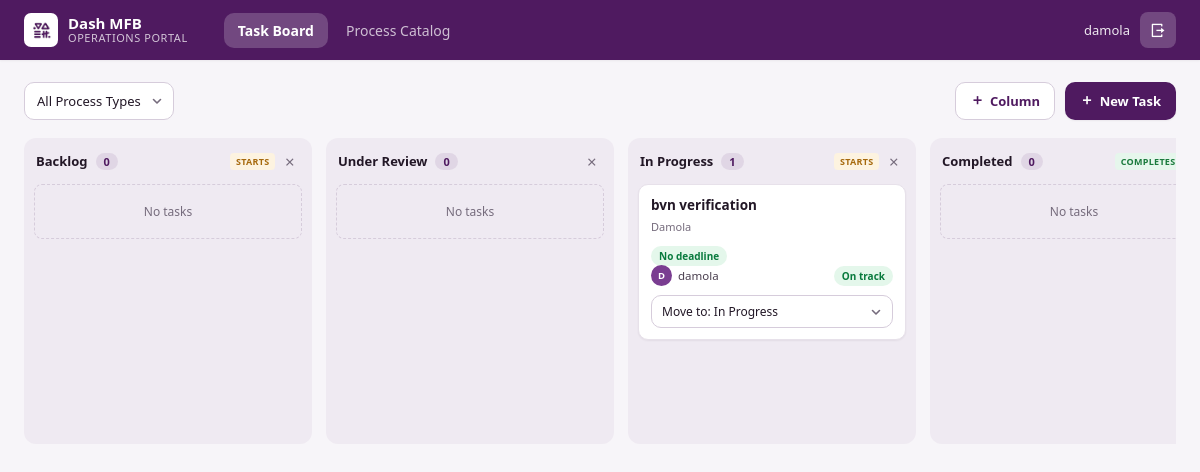
/dashboard/ (signed in), run on an earlier commit of the app's database.
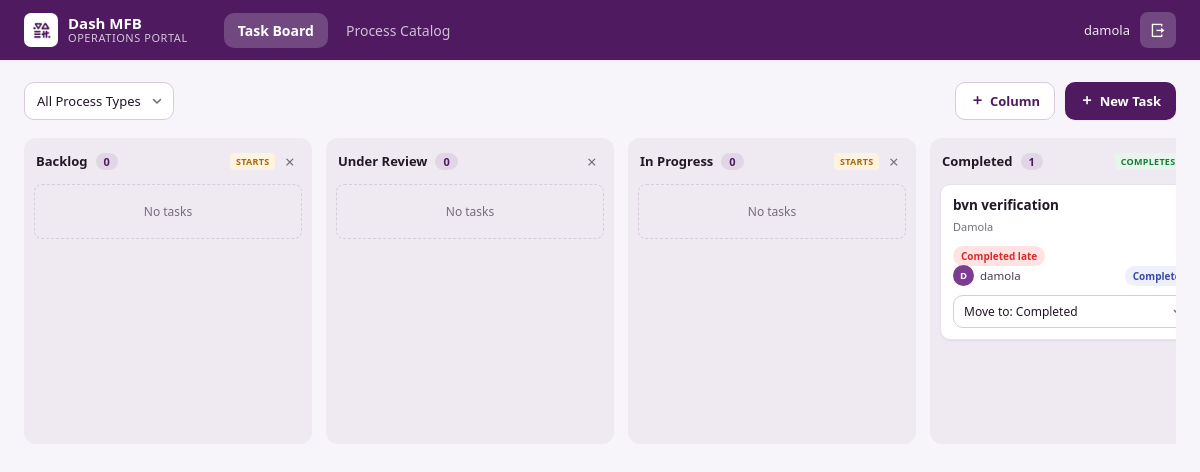
And on a later commit of the database.
### portal/models.py (models this page shows, shortened)
class Column(models.Model):
    name = models.CharField(max_length=100)
    starts = models.BooleanField(default=False)
    completes = models.BooleanField(default=False)
    order = models.PositiveIntegerField(default=0)  # controls left-to-right board order
    class Meta:
        ordering = ['order']
    def __str__(self):
        return self.name

class Task(models.Model):
    title = models.CharField(max_length=300)
    process_type = models.ForeignKey(ProcessType, on_delete=models.PROTECT, related_name='tasks')
    status = models.ForeignKey(Column, on_delete=models.PROTECT, related_name='tasks')
    assignee = models.ForeignKey(User, on_delete=models.SET_NULL, null=True, blank=True, related_name='assigned_tasks')
    created_at = models.DateTimeField(auto_now_add=True)
    started_at = models.DateTimeField(null=True, blank=True)
    completed_at = models.DateTimeField(null=True, blank=True)
    submitted_at = models.DateTimeField(null=True, blank=True)
    deadline = models.DateTimeField(null=True, blank=True)
    escalation_sent = models.BooleanField(default=False)
    escalated_at = models.DateTimeField(null=True, blank=True)
    checklist_done = models.JSONField(default=dict, blank=True)
    awaiting_approval = models.BooleanField(default=False)
    approved_at = models.DateTimeField(null=True, blank=True)
    approved_by = models.ForeignKey(
        User, on_delete=models.SET_NULL, null=True, blank=True, related_name='approved_tasks'
    )

class ProcessType(models.Model):
    name = models.CharField(max_length=200)
    target_hours = models.FloatField()
    checklist = models.JSONField(default=list, blank=True)
    requires_approval = models.BooleanField(
        default=False,
        help_text='Tasks of this type need a sign-off before they count as completed.',
    )
    def __str__(self):
        return self.name

### portal/views.py (the view)
# urls.py: path("dashboard/", views.dashboard, name="portal-dashboard"),
@login_required
def dashboard(request):
    return render(request, 'portal/dashboard.html', _dashboard_context(request))

### portal/forms.py
class TaskForm(forms.ModelForm):
    class Meta:
        model = Task
        fields = ['title', 'process_type', 'assignee', 'status']
        widgets = {
            'title': forms.TextInput(attrs={'placeholder': 'e.g. KYC review — Damola J'}),
        }

class ColumnForm(forms.ModelForm):
    class Meta:
        model = Column
        fields = ['name', 'starts', 'completes']
        widgets = {
            'name': forms.TextInput(attrs={'placeholder': 'e.g. QA Sign-off'}),
        }

### portal/views.py (called while the page is built, shortened)
def can_approve(user):
    if not user.is_authenticated:
        return False
    if user.is_superuser:
        return True
    profile = getattr(user, 'profile', None)
    return bool(
        profile
        and profile.role in (
            Profile.ROLE_ADMIN,
            Profile.ROLE_TEAM_LEAD,
        )
    )

def compute_deadline_status(task):
    if task.completed_at:
        return 'done'
    if task.awaiting_approval:
        return 'awaiting'
    if not task.deadline:
        return 'on-track'

def create_escalation_if_needed(task):
    if task.completed_at:
        return
    if not task.deadline:
        return

def _clean_id(value):
    return value if (value or '').isdigit() else ''

### portal/templates/portal/dashboard.html (shortened to what the changed rows need)
{% extends 'portal/base.html' %}
{% load static %}
{% block content %}
<section class="tab-panel active">
    <div class="board">
        {% for entry in columns_with_tasks %}
        <div class="column">
            <div class="column-header">
                <div class="column-title">
                    {{ entry.column.name }} <span class="column-count">{{ entry.tasks|length }}</span>
                </div>
                <div class="column-flags">
                    {% if entry.column.starts %}<span class="column-flag flag-start">Starts</span>{% endif %}
                    {% if entry.column.completes %}<span class="column-flag flag-complete">Completes</span>{% endif %}
                    <form method="post" action="{% url 'column-delete' entry.column.id %}" style="display:inline;"
                          onsubmit="return confirm('Delete this column?');">
                        <button class="column-delete" type="submit" title="Delete column"><i class="ri-close-line"></i></button>
                    </form>
                </div>
            </div>
            <div class="column-body">
                {% for task in entry.tasks %}
                <div class="task-card">
                    <a href="{% url 'task-edit' task.id %}" style="text-decoration:none; color:inherit; display:block;">
                        <div class="task-card-top">
                            <div class="task-title">{{ task.title }}</div>
                        </div>
                        <div class="task-process">{{ task.process_type.name }}</div>
                        {% if task.awaiting_approval %}
                            <span class="badge badge-awaiting">
                                Awaiting approval
                            </span>
                        {% elif task.completed_at %}
                            {% if task.completion_status == 'on-time' %}
                                <span class="badge badge-completed">
                                    Completed on time
                                </span>
                            {% else %}
                                <span class="badge badge-overdue">
                                    Completed late
                                </span>
                            {% endif %}
                        {% else %}
                            <span class="badge badge-on-track">
                                No deadline
                            </span>
                        {% endif %}
                        <div class="task-meta">
                            <div class="task-assignee">
                            {% if task.assignee %}
                                <span class="assignee-avatar">{{ task.assignee.first_name|slice:":1"|upper }}{{ task.assignee.last_name|slice:":1"|upper }}</span>
                                {{ task.assignee.get_full_name|default:task.assignee.username }}
                            {% else %}
                                <span class="assignee-avatar assignee-avatar-none">?</span>
                                <span class="muted">Unassigned</span>
                            {% endif %}
                            </div>
                            <span class="badge badge-{{ task.deadline_status }}">
                            {% if task.deadline_status == 'on-track' %}On track
                            {% elif task.deadline_status == 'at-risk' %}At risk
                            {% elif task.deadline_status == 'overdue' %}Overdue
                            {% elif task.deadline_status == 'awaiting' %}Awaiting approval
                            {% else %}Completed{% endif %}
                            </span>
                        </div>
                    </a>
                    <form method="post" action="{% url 'task-move' task.id %}">
                        <select name="status" class="task-move" onchange="this.form.submit()">
                            {% for c in all_columns %}
                                <option value="{{ c.id }}" {% if c.id == entry.column.id %}selected{% endif %}>Move to: {{ c.name }}</option>
                            {% endfor %}
                        </select>
                    </form>
                </div>
                {% empty %}
                <div class="column-drop-empty">No tasks</div>
                {% endfor %}
            </div>
        </div>
        {% endfor %}
    </div>
</section>
{% endblock %}

What changed in the data, as far as the page shows it:
changed Column "In Progress": tasks|length "1" → "0"; loses Task (title "bvn verification", process_type.name "Damola", awaiting_approval "No deadline", assignee.first_name "D", assignee.get_full_name "damola", shows "On track", status "Move to: In Progress"); now shows "No tasks"
changed Column "Completed": tasks|length "0" → "1"; gains Task (title "bvn verification", process_type.name "Damola", awaiting_approval "Completed late", assignee.first_name "D", assignee.get_full_name "damola", status "Move to: Completed"); no longer shows "No tasks"
